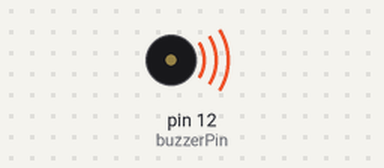
Recording of a sketch running on a simulated Arduino Uno, built with avr-gcc and run on an emulated ATmega328P. Shown: buzzer (waves = sounding).

Above: at 0.5 s.
Timing chart, 0 to 4.6 s (numbered marks = the images above):
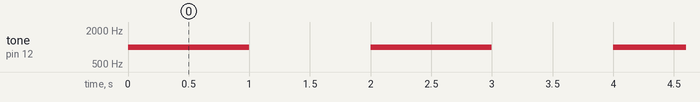

Measured:
- by itself, tone on pin 12 (buzzerPin): alternates 1000 Hz for 1.0 s and silent for 1.0 s

The sketch:

buzzer_beep.ino
```cpp
#define buzzerPin 12

void setup() {
    pinMode(buzzerPin, OUTPUT);
}

void loop() {
    tone(buzzerPin, 1000); // Generate a 1kHz tone
    delay(1000);           // Beep for 1 second
    noTone(buzzerPin);     // Stop the tone
    delay(1000);           // Pause for 1 second
}
```
